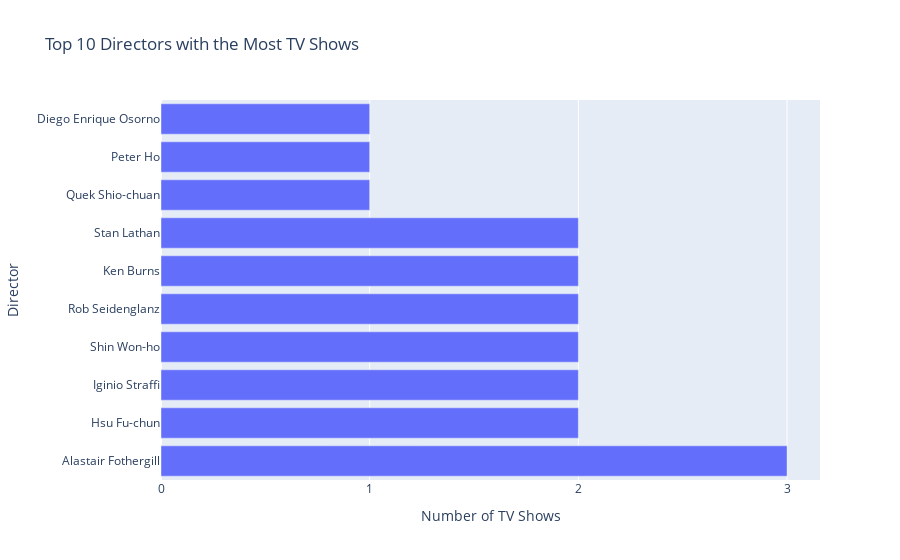

Write notebook code for a chart like this one.
### Code cell
import plotly.express as px
import pandas as pd

# Prepare the 'tv_shows_count_filtered' DataFrame
tv_shows_count = tv_shows['director'].value_counts().reset_index()
tv_shows_count.columns = ['director', 'tv_show_count']
tv_shows_count_filtered = tv_shows_count[tv_shows_count['director'] != 'Unknown']

# Getting the top 10 directors with the most TV shows
top_10_tv_show_directors = tv_shows_count_filtered.head(10)

# Creating the Plotly visualization for the top 10 directors
fig = px.bar(top_10_tv_show_directors, 
             x='tv_show_count', 
             y='director', 
             title='Top 10 Directors with the Most TV Shows',
             labels={'tv_show_count': 'Number of TV Shows', 'director': 'Director'},
             orientation='h')

# Adjusting the X scale
fig.update_xaxes(dtick=1)

fig.show()

### Figure 1 — Plotly figure (JSON) as saved in the notebook; plotly's stock layout.template omitted (floating-point values rounded to 4 significant figures)
{"data": [{"alignmentgroup": "True", "hovertemplate": "Number of TV Shows=%{x}<br>Director=%{y}<extra></extra>", "legendgroup": "", "marker": {"color": "#636efa", "pattern": {"shape": ""}}, "name": "", "offsetgroup": "", "orientation": "h", "showlegend": false, "textposition": "auto", "type": "bar", "x": [3, 2, 2, 2, 2, 2, 2, 1, 1, 1], "xaxis": "x", "y": ["Alastair Fothergill", "Hsu Fu-chun", "Iginio Straffi", "Shin Won-ho", "Rob Seidenglanz", "Ken Burns", "Stan Lathan", "Quek Shio-chuan", "Peter Ho", "Diego Enrique Osorno"], "yaxis": "y"}], "layout": {"barmode": "relative", "legend": {"tracegroupgap": 0}, "title": {"text": "Top 10 Directors with the Most TV Shows"}, "xaxis": {"anchor": "y", "domain": [0, 1], "dtick": 1, "title": {"text": "Number of TV Shows"}}, "yaxis": {"anchor": "x", "domain": [0, 1], "title": {"text": "Director"}}}}
